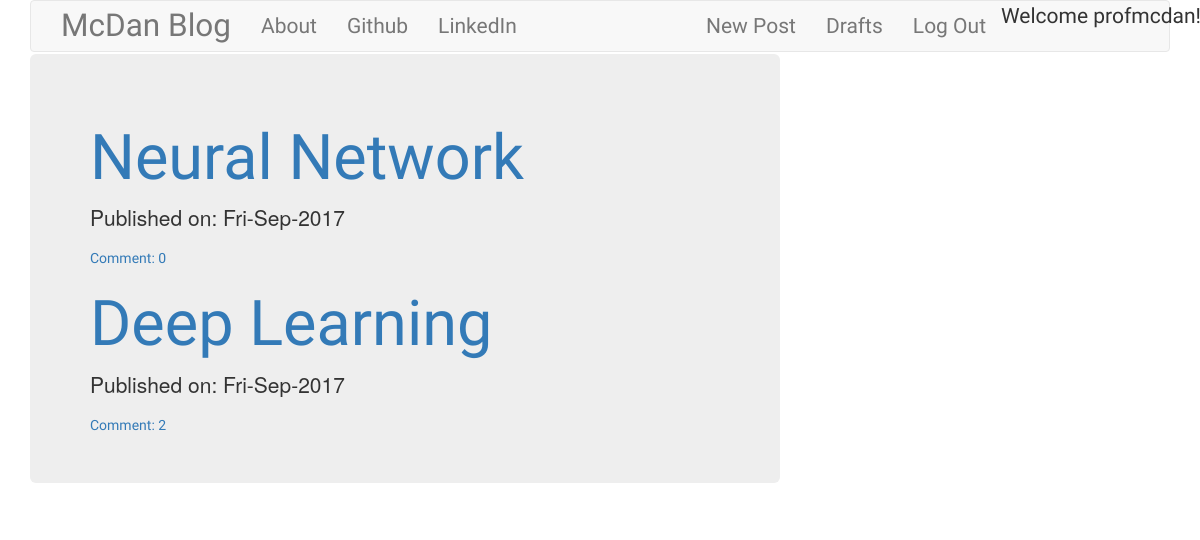
The app's page / (signed in) with its own data.
### blog/models.py (models this page shows, shortened)
class Post(models.Model):
    author = models.ForeignKey('auth.User') # Link author with authporization
    title = models.CharField(max_length = 200)
    text = models.TextField()
    created_date = models.DateTimeField(auto_now=True)
    published_date = models.DateTimeField(blank=True, null=True)
    def approve_comments(self):
        return self.comments.filter(approved_comment=True)

### blog/views.py (the view)
# urls.py: url(r'^$', views.PostListView.as_view(), name='post_list'),
class PostListView(ListView):
    model = Post
    context_object_name = 'post_lists'
    def get_queryset(self):
        return Post.objects.filter(published_date__lte=timezone.now()).order_by('-published_date')

### blog/templates/blog/post_list.html
{% extends 'blog/base.html' %}
{% block body_block %}
  <div class="jumbotron">
    <div class="centerstage">
      {% for post in post_lists %}
        <div class="post">
          <h1><a href="{% url 'post_detail' pk=post.pk %}">{{ post.title }}</a></h1>
          <div class="date">
            <p>Published on: {{ post.published_date|date:"D-M-Y" }}</p>
          </div>
          <a href="{% url 'post_detail' pk=post.pk %}">Comment: {{  post.approve_comments.count }}</a>
        </div>
      {% endfor %}
    </div>
  </div>
{% endblock %}

### blog/templates/blog/base.html (shortened to what this page needs)
<!DOCTYPE html>
{% load staticfiles %}
<html>
  <head>
    <link rel="stylesheet" href="https://maxcdn.bootstrapcdn.com/bootstrap/3.3.7/css/bootstrap.min.css">
    <link rel="stylesheet" href="//cdn.jsdelivr.net/medium-editor/latest/css/medium-editor.min.css" type="text/css" media="screen" charset="utf-8">
    <link rel="stylesheet" href="{% static 'css/blog.css' %}">
  </head>
  <body>
    <div class="container">
      <nav class="navbar navbar-default techfont custom-navbar">
        <div class="container">
          <ul class="nav navbar-nav">
            <li><a class="bigbrand" href="{% url 'post_list' %}">McDan Blog</a></li>
            <li><a href="{% url 'about' %}">About</a></li>
            <li><a href="https://www.github.com/profmcdan">Github</a></li>
            <li><a href="https://www.linkedin.com">LinkedIn</a></li>
          </ul>
          <ul class="nav navbar-nav navbar-right">
            {% if user.is_authenticated %}
              <li><a href="{% url 'post_new' %}">New Post</a></li>
              <li><a href="{% url 'post_draft_list' %}">Drafts</a></li>
              <li><a href="{% url 'logout' %}">Log Out</a></li>
              <li>Welcome {{ user.username }}!</li>
            {% else %}
              <li class="nav navbar-right"><a href="{% url 'login' %}"><span class="glyphicon glyphicon-user"></span></a></li>
            {% endif %}
          </ul>
        </div>
      </nav>
    </div>
    <div class="container">
      <div class="row">
        <div class="col-md-8">
          <div class="blog_posts">
            {% block body_block %}{% endblock %}
          </div>
        </div>
      </div>
    </div>
  </body>
</html>

### blog/static/css/blog.css (style rules this page uses)
h1 { font-family: 'Montserrat', sans-serif; }
li { font-family: 'Gloria Hallelujah', cursive; }
a { font-family: 'Vidaloka', serif; }
.techfont { font-family: 'Berkshire Swash', cursive; font-size: 1.5em; margin-bottom: 2px; }
.bigbrand { font-size: 1.5em; }
.centerstage { margin-left: auto; margin-right: auto; }

### records on screen
Post: title "Neural Network", published_date "Fri-Sep-2017", approve_comments.count "0"
Post: title "Deep Learning", published_date "Fri-Sep-2017", approve_comments.count "2"

### other values on screen
{{ user.username }} "profmcdan"
